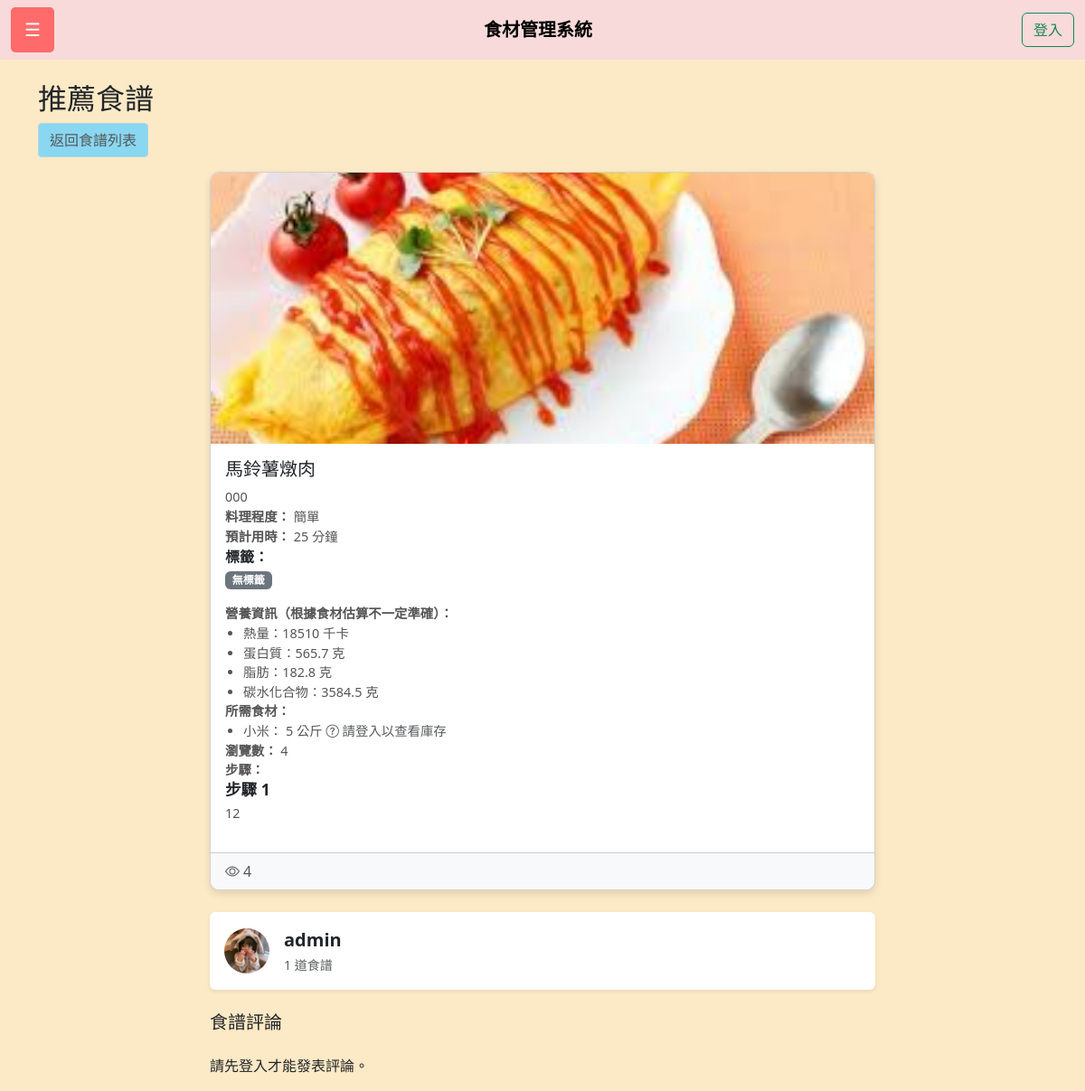
The page /recipe_detail.php?RecipeId=33 on the database as committed earlier.
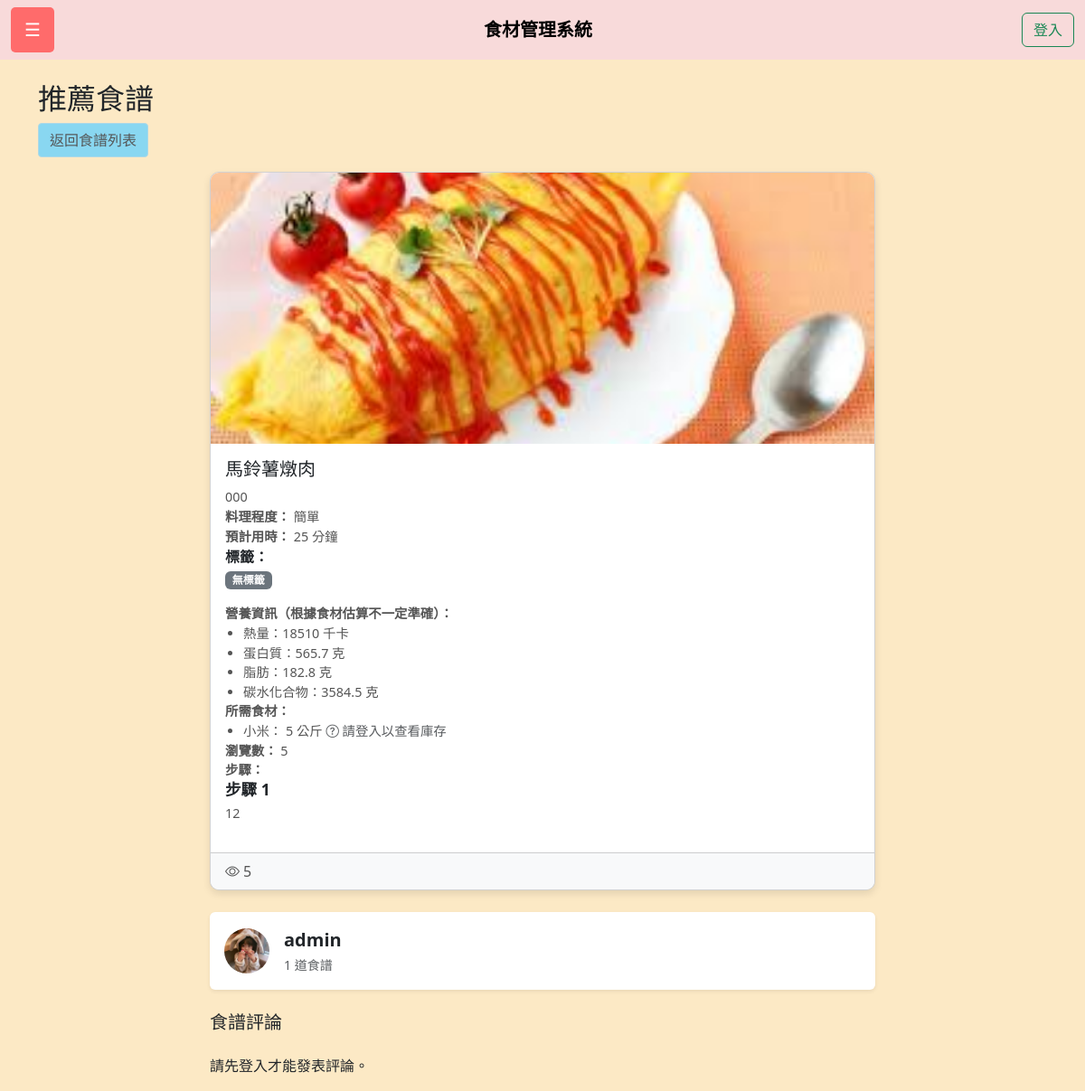
The same page on the database as committed later.
### tables this page shows
CREATE TABLE `recipe` (
  `RecipeId` int(11) NOT NULL,
  `rName` varchar(50) NOT NULL,
  `cooktime` int(11) DEFAULT NULL,
  `DifficultyLevel` varchar(20) DEFAULT NULL,
  `Description` text DEFAULT NULL,
  `uId` int(11) NOT NULL,
  `UploadDate` timestamp NOT NULL DEFAULT current_timestamp(),
  `CoverImage` varchar(255) DEFAULT NULL,
  `ViewCount` int(11) NOT NULL DEFAULT 0
);

CREATE TABLE `user` (
  `uId` int(11) NOT NULL,
  `uName` varchar(50) NOT NULL,
  `Password` varchar(255) NOT NULL,
  `Email` varchar(50) NOT NULL,
  `Language` varchar(50) DEFAULT NULL,
  `uImage` varchar(255) DEFAULT NULL
);

### recipe_detail.php (the view, shortened to what the changed rows need)
<?php
$recipeId = (int) $_GET['RecipeId'];
$conn = new mysqli("localhost", "root", "", "foodmanager");
$stmt = $conn->prepare("
    SELECT r.RecipeId, r.rName, r.cooktime, r.DifficultyLevel, r.Description, r.uId, r.UploadDate, r.CoverImage, r.ViewCount, u.uName, u.uImage
    FROM recipe r
    JOIN user u ON r.uId = u.uId
    WHERE r.RecipeId = ?
");
$stmt->bind_param("i", $recipeId);
$stmt->execute();
$result = $stmt->get_result();
$recipe = $result->fetch_assoc();
$stmt = $conn->prepare("
    SELECT IngredientName, Quantity, Unit
    FROM recipeingredient
    WHERE RecipeId = ?
");
$stmt->bind_param("i", $recipeId);
$stmt->execute();
$ingResult = $stmt->get_result();
$ingredients = [];
while ($ingRow = $ingResult->fetch_assoc()) {
    $ingredients[] = $ingRow;
}
$stmt = $conn->prepare("
    SELECT StepOrder, StepDescription, StepImage
    FROM recipesteps
    WHERE RecipeId = ?
    ORDER BY StepOrder ASC
");
$stmt->bind_param("i", $recipeId);
$stmt->execute();
$stepResult = $stmt->get_result();
$steps = [];
while ($stepRow = $stepResult->fetch_assoc()) {
    $steps[] = $stepRow;
}
$stmtCount = $conn->prepare("SELECT COUNT(*) AS recipe_count FROM recipe WHERE uId = ?");
$stmtCount->bind_param("i", $recipe['uId']);
$stmtCount->execute();
$resultCount = $stmtCount->get_result();
$authorRecipeCount = 0;
if ($rowCount = $resultCount->fetch_assoc()) {
    $authorRecipeCount = $rowCount['recipe_count'];
}
?>
<!DOCTYPE html>
<html lang="zh-Hant">
<head>
    <link rel="stylesheet" href="css/boot.css">
    <link href="https://cdn.jsdelivr.net/npm/bootstrap@5.3.0/dist/css/bootstrap.min.css" rel="stylesheet">
    <link href="https://cdn.jsdelivr.net/npm/bootstrap-icons@1.10.5/font/bootstrap-icons.css" rel="stylesheet">
</head>
<body>
    <div class="container mt-4">
        <h2>推薦食譜</h2>
        <div class="row">
            <div class="col-md-8 offset-md-2">
                <div class="card">
                    <?php if ($recipe['CoverImage']): ?>
                        <img src="<?php echo htmlspecialchars($recipe['CoverImage']); ?>" class="card-img-top" alt="食譜封面">
                    <?php else: ?>
                        <img src="img/recipe-placeholder.jpg" class="card-img-top" alt="預設封面">
                    <?php endif; ?>
                    <div class="card-body">
                        <h5 class="card-title"><?php echo htmlspecialchars($recipe['rName']); ?></h5>
                        <p class="card-text">
                            <?php echo nl2br(htmlspecialchars($recipe['Description'] ?? '無簡介')); ?>
                        </p>
                        <p class="card-text">
                            <strong>料理程度：</strong>
                            <?php echo htmlspecialchars($recipe['DifficultyLevel'] ?? '未指定'); ?>
                        </p>
                        <p class="card-text">
                            <strong>預計用時：</strong>
                            <?php echo $recipe['cooktime'] ? $recipe['cooktime'] . ' 分鐘' : '未指定'; ?>
                        </p>
                        <p>
                        <div class="mb-3">
                        </div>
                        </p>
                        <p class="card-text">
                            <strong>營養資訊（根據食材估算不一定準確）：</strong>
                            <?php if (empty($ingredients)): ?>
                                <small class="text-muted">尚未添加食材，無法計算營養資訊</small>
                            <?php else: ?>
                        <ul>
                        </ul>
                    <?php endif; ?>
                    </p>
                    <p class="card-text">
                        <strong>所需食材：</strong>
                        <?php if (empty($ingredients)): ?>
                            <small class="text-muted">尚未添加食材</small>
                        <?php else: ?>
                    <ul>
                        <?php foreach ($ingredients as $ing): ?>
                            <li>
                                <?php echo htmlspecialchars($ing['IngredientName']); ?>：
                                <?php echo round($ing['Quantity']); ?>
                                <?php echo htmlspecialchars($ing['Unit'] ?? ''); ?>
                                <?php if ($ing['isSeasoning']): ?>
                                    <span class="text-info"><i class="bi bi-info-circle"></i> 常見調味料（不列入購物清單）</span>
                                <?php else: ?>
                                    <span class="text-muted"><i class="bi bi-question-circle"></i> 請登入以查看庫存</span>
                                <?php endif; ?>
                            </li>
                        <?php endforeach; ?>
                    </ul>
                    <p><strong>瀏覽數：</strong> <?php echo htmlspecialchars($recipe['ViewCount']); ?></p>
                <?php endif; ?>
                </p>
                <?php if (!empty($steps)): ?>
                    <p class="card-text">
                        <strong>步驟：</strong>
                        <?php foreach ($steps as $step): ?>
                    <div class="row mb-3">
                    </div>
                <?php endforeach; ?>
                </p>
            <?php endif; ?>
                    </div>
                    <div class="card-footer d-flex justify-content-between align-items-center">
                        <div class="d-flex align-items-center">
                            <div class="d-flex align-items-center me-3" style="color: #555; font-size: 1rem;">
                                <i class="bi bi-eye me-1"></i>
                                <span><?php echo htmlspecialchars($recipe['ViewCount'] ?? 0); ?></span>
                            </div>
                        </div>
                    </div>
                </div>
<div class="mt-4 p-3 bg-white rounded shadow-sm d-flex align-items-center author-card"
    onclick="window.location.href='user_profile.php?uid=<?= $recipe['uId'] ?>';"
    style="cursor: pointer;"
    title="查看作者的食譜">
    <img src="<?php echo htmlspecialchars($recipe['uImage'] ?? 'img/user-placeholder.jpg'); ?>"
        class="rounded-circle me-3" alt="頭像" width="50" height="50">
    <div>
        <span class="fs-5 fw-semibold d-block"><?php echo htmlspecialchars($recipe['uName']); ?></span>
        <small class="text-muted"><?php echo $authorRecipeCount; ?> 道食譜</small>
    </div>
</div>
            </div>
        </div>
    </div>
</body>
</html>

Rows that differ between the two databases and show on the page:
changed recipe "馬鈴薯燉肉": ViewCount "4" → "5"
